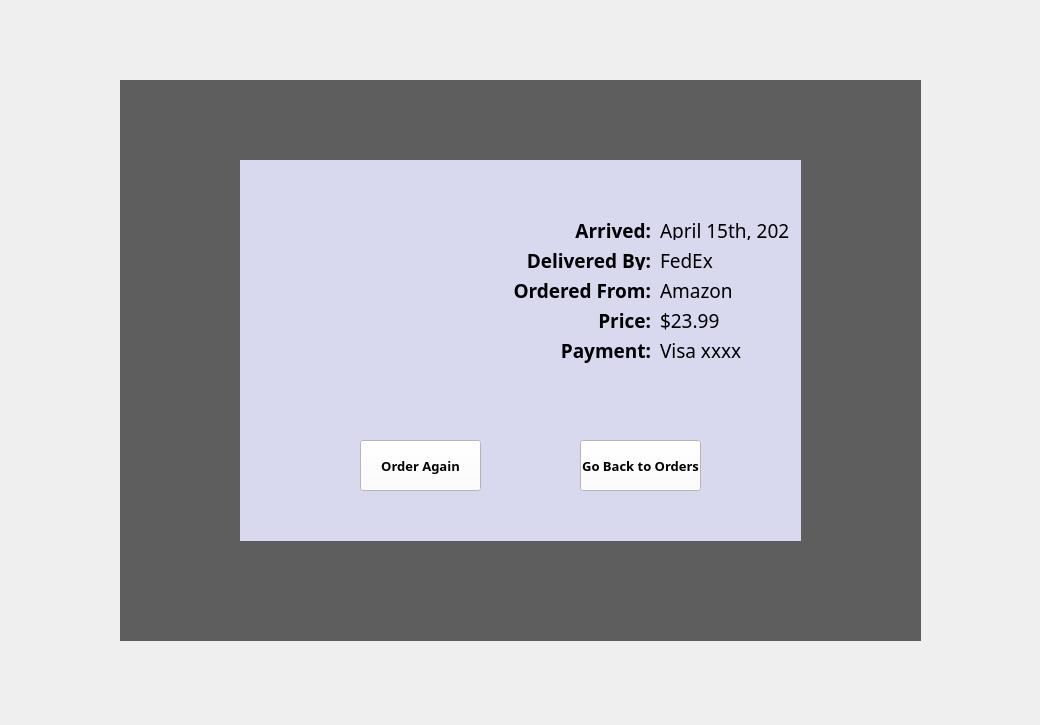
<?xml version="1.0" encoding="UTF-8"?>
<ui version="4.0">
 <class>Form</class>
 <widget class="QWidget" name="Form">
  <property name="geometry">
   <rect>
    <x>0</x>
    <y>0</y>
    <width>1040</width>
    <height>725</height>
   </rect>
  </property>
  <property name="windowTitle">
   <string>Form</string>
  </property>
  <widget class="QWidget" name="orderdetailsdimbackg" native="true">
   <property name="geometry">
    <rect>
     <x>120</x>
     <y>80</y>
     <width>801</width>
     <height>561</height>
    </rect>
   </property>
   <property name="styleSheet">
    <string notr="true">background-color: rgba(0, 0, 0, 155);</string>
   </property>
   <widget class="QWidget" name="deliveredorderdetails" native="true">
    <property name="geometry">
     <rect>
      <x>120</x>
      <y>80</y>
      <width>561</width>
      <height>381</height>
     </rect>
    </property>
    <property name="styleSheet">
     <string notr="true">
background-color: rgba(216, 216, 239, 255);</string>
    </property>
    <widget class="QLabel" name="expected_arrival_pre">
     <property name="geometry">
      <rect>
       <x>250</x>
       <y>50</y>
       <width>161</width>
       <height>41</height>
      </rect>
     </property>
     <property name="font">
      <font>
       <family>Glacial Indifference</family>
       <weight>75</weight>
       <bold>true</bold>
      </font>
     </property>
     <property name="text">
      <string>&lt;html&gt;&lt;head/&gt;&lt;body&gt;&lt;p align=&quot;right&quot;&gt;&lt;span style=&quot; font-size:14pt;&quot;&gt;Arrived:&lt;/span&gt;&lt;/p&gt;&lt;/body&gt;&lt;/html&gt;</string>
     </property>
    </widget>
    <widget class="QLabel" name="delivered_by_post">
     <property name="geometry">
      <rect>
       <x>280</x>
       <y>80</y>
       <width>131</width>
       <height>41</height>
      </rect>
     </property>
     <property name="font">
      <font>
       <family>Glacial Indifference</family>
      </font>
     </property>
     <property name="text">
      <string>&lt;html&gt;&lt;head/&gt;&lt;body&gt;&lt;p align=&quot;right&quot;&gt;&lt;span style=&quot; font-size:14pt; font-weight:600;&quot;&gt;Delivered By:&lt;/span&gt;&lt;/p&gt;&lt;/body&gt;&lt;/html&gt;</string>
     </property>
    </widget>
    <widget class="QLabel" name="ordered_from_pre">
     <property name="geometry">
      <rect>
       <x>270</x>
       <y>110</y>
       <width>141</width>
       <height>41</height>
      </rect>
     </property>
     <property name="font">
      <font>
       <family>Glacial Indifference</family>
      </font>
     </property>
     <property name="text">
      <string>&lt;html&gt;&lt;head/&gt;&lt;body&gt;&lt;p align=&quot;right&quot;&gt;&lt;span style=&quot; font-size:14pt; font-weight:600;&quot;&gt;Ordered From:&lt;/span&gt;&lt;/p&gt;&lt;/body&gt;&lt;/html&gt;</string>
     </property>
    </widget>
    <widget class="QLabel" name="price_pre">
     <property name="geometry">
      <rect>
       <x>320</x>
       <y>140</y>
       <width>91</width>
       <height>41</height>
      </rect>
     </property>
     <property name="font">
      <font>
       <family>Glacial Indifference</family>
      </font>
     </property>
     <property name="text">
      <string>&lt;html&gt;&lt;head/&gt;&lt;body&gt;&lt;p align=&quot;right&quot;&gt;&lt;span style=&quot; font-size:14pt; font-weight:600;&quot;&gt;Price:&lt;/span&gt;&lt;/p&gt;&lt;/body&gt;&lt;/html&gt;</string>
     </property>
    </widget>
    <widget class="QLabel" name="payment_pre">
     <property name="geometry">
      <rect>
       <x>320</x>
       <y>170</y>
       <width>91</width>
       <height>41</height>
      </rect>
     </property>
     <property name="font">
      <font>
       <family>Glacial Indifference</family>
      </font>
     </property>
     <property name="text">
      <string>&lt;html&gt;&lt;head/&gt;&lt;body&gt;&lt;p align=&quot;right&quot;&gt;&lt;span style=&quot; font-size:14pt; font-weight:600;&quot;&gt;Payment:&lt;/span&gt;&lt;/p&gt;&lt;/body&gt;&lt;/html&gt;</string>
     </property>
    </widget>
    <widget class="QPushButton" name="orderagainbutton">
     <property name="geometry">
      <rect>
       <x>120</x>
       <y>280</y>
       <width>121</width>
       <height>51</height>
      </rect>
     </property>
     <property name="font">
      <font>
       <family>Glacial Indifference</family>
       <pointsize>10</pointsize>
       <weight>75</weight>
       <bold>true</bold>
      </font>
     </property>
     <property name="styleSheet">
      <string notr="true">background-color: rgb(255, 255, 255);</string>
     </property>
     <property name="text">
      <string>Order Again</string>
     </property>
    </widget>
    <widget class="QPushButton" name="gobacktoorders">
     <property name="geometry">
      <rect>
       <x>340</x>
       <y>280</y>
       <width>121</width>
       <height>51</height>
      </rect>
     </property>
     <property name="font">
      <font>
       <family>Glacial Indifference</family>
       <pointsize>10</pointsize>
       <weight>75</weight>
       <bold>true</bold>
      </font>
     </property>
     <property name="styleSheet">
      <string notr="true">background-color: rgb(255, 255, 255);</string>
     </property>
     <property name="text">
      <string>Go Back to Orders</string>
     </property>
    </widget>
    <widget class="QLabel" name="expected_arrival_value">
     <property name="geometry">
      <rect>
       <x>420</x>
       <y>50</y>
       <width>131</width>
       <height>41</height>
      </rect>
     </property>
     <property name="font">
      <font>
       <family>Glacial Indifference</family>
       <pointsize>14</pointsize>
      </font>
     </property>
     <property name="text">
      <string>April 15th, 2021</string>
     </property>
    </widget>
    <widget class="QLabel" name="delivered_by_value">
     <property name="geometry">
      <rect>
       <x>420</x>
       <y>80</y>
       <width>131</width>
       <height>41</height>
      </rect>
     </property>
     <property name="font">
      <font>
       <family>Glacial Indifference</family>
       <pointsize>14</pointsize>
      </font>
     </property>
     <property name="text">
      <string>FedEx</string>
     </property>
    </widget>
    <widget class="QLabel" name="ordered_from_value">
     <property name="geometry">
      <rect>
       <x>420</x>
       <y>110</y>
       <width>131</width>
       <height>41</height>
      </rect>
     </property>
     <property name="font">
      <font>
       <family>Glacial Indifference</family>
       <pointsize>14</pointsize>
      </font>
     </property>
     <property name="text">
      <string>Amazon</string>
     </property>
    </widget>
    <widget class="QLabel" name="price_value">
     <property name="geometry">
      <rect>
       <x>420</x>
       <y>140</y>
       <width>131</width>
       <height>41</height>
      </rect>
     </property>
     <property name="font">
      <font>
       <family>Glacial Indifference</family>
       <pointsize>14</pointsize>
      </font>
     </property>
     <property name="text">
      <string>$23.99</string>
     </property>
    </widget>
    <widget class="QLabel" name="payment_value">
     <property name="geometry">
      <rect>
       <x>420</x>
       <y>170</y>
       <width>131</width>
       <height>41</height>
      </rect>
     </property>
     <property name="font">
      <font>
       <family>Glacial Indifference</family>
       <pointsize>14</pointsize>
      </font>
     </property>
     <property name="text">
      <string>Visa xxxx</string>
     </property>
    </widget>
    <widget class="QLabel" name="delivered_item_pic">
     <property name="geometry">
      <rect>
       <x>70</x>
       <y>60</y>
       <width>151</width>
       <height>131</height>
      </rect>
     </property>
     <property name="text">
      <string/>
     </property>
     <property name="pixmap">
      <pixmap>logitechwebcam.png</pixmap>
     </property>
     <property name="scaledContents">
      <bool>true</bool>
     </property>
    </widget>
   </widget>
  </widget>
 </widget>
 <resources/>
 <connections/>
</ui>
